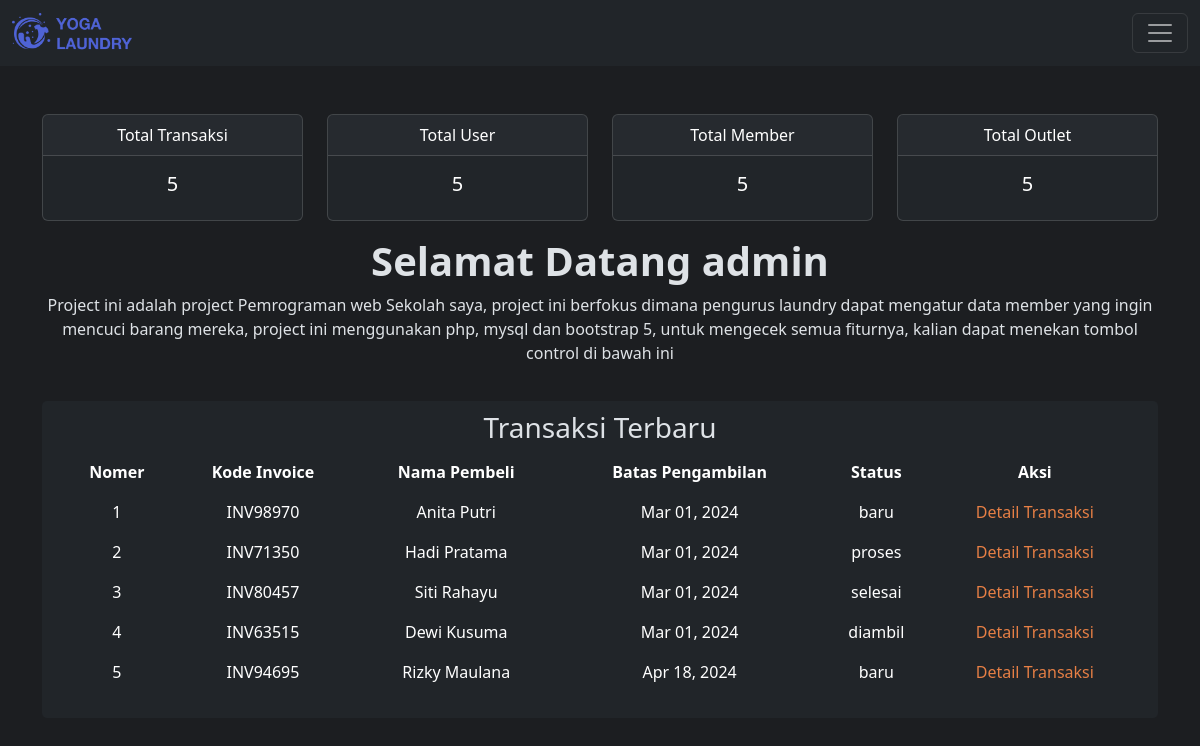
The app's page /php/view/control.php?page=dashboard (signed in) with its own data.
### tables this page shows
CREATE TABLE `tb_transaksi` (
  `id` int NOT NULL,
  `id_outlet` int NOT NULL,
  `kode_invoice` varchar(100) NOT NULL,
  `id_member` int NOT NULL,
  `tgl` datetime NOT NULL,
  `batas_waktu` datetime NOT NULL,
  `tgl_bayar` datetime NOT NULL,
  `biaya_tambahan` int NOT NULL,
  `diskon` double NOT NULL,
  `pajak` int NOT NULL,
  `status` enum('baru','proses','selesai','diambil') NOT NULL,
  `dibayar` enum('dibayar','belum_dibayar') NOT NULL,
  `id_user` int NOT NULL
);

CREATE TABLE `tb_member` (
  `id` int NOT NULL,
  `nama` varchar(100) NOT NULL,
  `alamat` text NOT NULL,
  `jenis_kelamin` enum('L','P') NOT NULL,
  `tlp` varchar(15) NOT NULL
);

### php/view/control.php (called while the page is built)
<?php
include_once "../template/header.php";
include_once "../template/content.php";
include_once "../template/footer.php";

### php/view/dashboard.php (the view, shortened to what this page needs)
<?php
$tables = ['tb_transaksi', 'tb_user', 'tb_member', 'tb_outlet'];
$results = [];
foreach ($tables as $table) {
  $query = mysqli_query($koneksi, "SELECT COUNT(*) FROM $table");
  $row = mysqli_fetch_array($query);
  $results[$table] = $row[0];
}
?>
<div class="d-flex flex-column container view-dashboard">
  <div class="pt-5 row">
    <div class="col-sm-3 mb-3 mb-sm-0">
      <div class="card text-bg-dark mb-3">
        <div class="card-header">Total Transaksi</div>
        <div class="card-body">
          <h5 class="card-title"><?= $results['tb_transaksi'] ?></h5>
        </div>
      </div>
    </div>
    <div class="col-sm-3 mb-3 mb-sm-0">
      <div class="card text-bg-dark mb-3">
        <div class="card-header">Total User</div>
        <div class="card-body">
          <h5 class="card-title"><?= $results['tb_user'] ?></h5>
        </div>
      </div>
    </div>
    <div class="col-sm-3 mb-3 mb-sm-0">
      <div class="card text-bg-dark mb-3">
        <div class="card-header">Total Member</div>
        <div class="card-body">
          <h5 class="card-title"><?= $results['tb_member'] ?></h5>
        </div>
      </div>
    </div>
    <div class="col-sm-3 mb-3 mb-sm-0">
      <div class="card text-bg-dark mb-3">
        <div class="card-header">Total Outlet</div>
        <div class="card-body">
          <h5 class="card-title"><?= $results['tb_outlet'] ?></h5>
        </div>
      </div>
    </div>
    <h1 class="fw-bold">Selamat Datang <?= $_SESSION['username'] ?></h1>
    <p>Project ini adalah project Pemrograman web Sekolah saya, project ini berfokus dimana pengurus laundry dapat mengatur data member yang ingin mencuci barang mereka, project ini menggunakan php, mysql dan bootstrap 5, untuk mengecek semua fiturnya, kalian dapat menekan tombol control di bawah ini</p>
    <div class="container">
      <div class="table-container table-responsive">
        <h3 class="text-left">Transaksi Terbaru</h3>
        <table class="table table-borderless table-hover">
          <thead class="table-header text-center">
            <th>Nomer</th>
            <th>Kode Invoice</th>
            <th>Nama Pembeli</th>
            <th>Batas Pengambilan</th>
            <th>Status</th>
            <th>Aksi</th>
          </thead>
          <?php
          $tampil = mysqli_query($koneksi, "SELECT * FROM tb_transaksi");
          $no = 1;
          while ($hasil = mysqli_fetch_array($tampil)) {
            $batas_waktu = date("M d, Y", strtotime($hasil['batas_waktu']));
            $id = $hasil['id'];
            $tampilMember = mysqli_query($koneksi, "SELECT tb_transaksi.*, tb_member.nama FROM tb_transaksi INNER JOIN tb_member ON tb_transaksi.id_member = tb_member.id WHERE tb_transaksi.id = $id;");
            $hasilMember = mysqli_fetch_array($tampilMember);
          ?>
            <tr class="text-center">
              <td data-cell="No"><?= $no++ ?></td>
              <td data-cell="Kode Invoice"><?= $hasil['kode_invoice']; ?></td>
              <td data-cell="Nama Pembeli"><?= $hasilMember['nama']; ?></td>
              <td data-cell="Batas Pengambilan"><?= $batas_waktu; ?></td>
              <td data-cell="Status"><?= $hasil['status']; ?></td>
              <td data-cell="Aksi">
                <div class="action-container">
                  <a style="color:#e67f45;" href="./control.php?page=detail_transaksi&id=<?= $hasil['id']; ?>">Detail Transaksi</a>
                </div>
              </td>
            </tr>
          <?php } ?>
        </table>
      </div>
    </div>
  </div>

### style/style.css (style rules this page uses)
body { background-color: #1c1e21 !important; }
.table-container { background-color: #212529; border-radius: 5px; padding: 10px 20px; margin: 20px 0; }
.view-dashboard { display: flex; align-items: center; justify-content: center; gap: 1rem; text-align: center; }

### php/template/header.php (style rules this page uses)
* { text-decoration: none !important; }

### records on screen
tb_transaksi: kode_invoice "INV98970", id_member.nama "Anita Putri", batas_waktu "Mar 01, 2024", status "baru"
tb_transaksi: kode_invoice "INV71350", id_member.nama "Hadi Pratama", batas_waktu "Mar 01, 2024", status "proses"
tb_transaksi: kode_invoice "INV80457", id_member.nama "Siti Rahayu", batas_waktu "Mar 01, 2024", status "selesai"
tb_transaksi: kode_invoice "INV63515", id_member.nama "Dewi Kusuma", batas_waktu "Mar 01, 2024", status "diambil"
tb_transaksi: kode_invoice "INV94695", id_member.nama "Rizky Maulana", batas_waktu "Apr 18, 2024", status "baru"

### other values on screen
$results['tb_transaksi'] "5"
$results['tb_user'] "5"
$results['tb_member'] "5"
$results['tb_outlet'] "5"
$_SESSION['username'] "admin"
